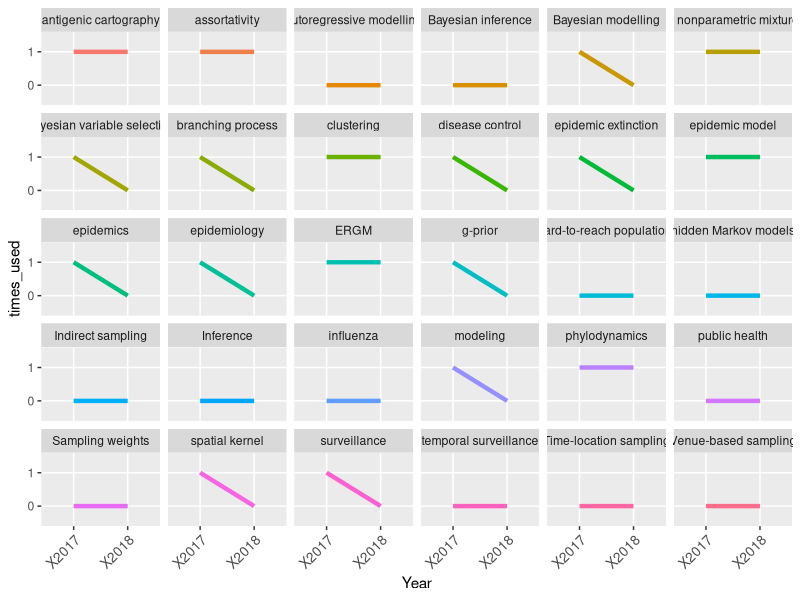

This chart was generated by the following R code:
library(ggplot2)
library(tidyr)
library(dplyr)

all.keywords <- read.csv("Total_Keywords.csv", stringsAsFactors = F)

first_year <- names(all.keywords)[4]
last_year <- names(all.keywords)[ncol(all.keywords)]

tidy_all.keywords <- all.keywords %>% 
  # reshape the dataframe; each year is not an individual variable now
  gather(Year, times_used, first_year:last_year) %>%                   
  # select only the columns we need to build a graph
  select(Keyword, Year, times_used) %>%   
  # change NAs to zeros
  mutate_if(is.numeric, funs(replace(., is.na(.), 0)))  
  
ggplot(tidy_all.keywords, aes(x = Year, y = times_used, group=1, col=Keyword)) + 
  # make facets by keyword  
  facet_wrap(~Keyword) +
  geom_line(size = 1.5, show.legend = FALSE) +
  # make y axis labels only integers
  scale_y_discrete(limits=c(0:max(tidy_all.keywords$times_used))) + 
  # prevent x axis labels overlapping
  theme(axis.text.x =
          element_text(size  = 10,
                       angle = 45,
                       hjust = 1,
                       vjust = 1))


